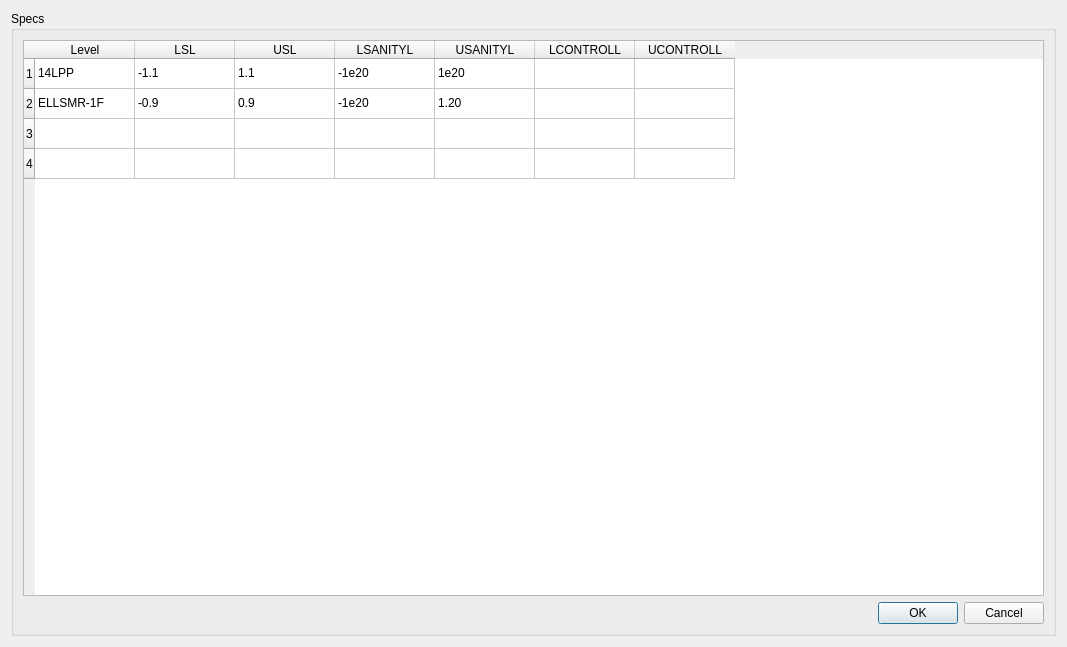
<?xml version="1.0" encoding="UTF-8"?>
<ui version="4.0">
 <class>SpecificationEditorForm</class>
 <widget class="QWidget" name="SpecificationEditorForm">
  <property name="geometry">
   <rect>
    <x>0</x>
    <y>0</y>
    <width>1067</width>
    <height>647</height>
   </rect>
  </property>
  <property name="windowTitle">
   <string>Form</string>
  </property>
  <layout class="QGridLayout" name="gridLayout">
   <item row="0" column="0">
    <widget class="QGroupBox" name="groupBox_2">
     <property name="title">
      <string>Specs</string>
     </property>
     <layout class="QGridLayout" name="gridLayout_3">
      <item row="0" column="0">
       <widget class="QTableWidget" name="tableWidget">
        <row>
         <property name="text">
          <string>1</string>
         </property>
        </row>
        <row>
         <property name="text">
          <string>2</string>
         </property>
        </row>
        <row>
         <property name="text">
          <string>3</string>
         </property>
        </row>
        <row>
         <property name="text">
          <string>4</string>
         </property>
        </row>
        <column>
         <property name="text">
          <string>Level</string>
         </property>
        </column>
        <column>
         <property name="text">
          <string>LSL</string>
         </property>
        </column>
        <column>
         <property name="text">
          <string>USL</string>
         </property>
        </column>
        <column>
         <property name="text">
          <string>LSANITYL</string>
         </property>
        </column>
        <column>
         <property name="text">
          <string>USANITYL</string>
         </property>
        </column>
        <column>
         <property name="text">
          <string>LCONTROLL</string>
         </property>
        </column>
        <column>
         <property name="text">
          <string>UCONTROLL</string>
         </property>
        </column>
        <item row="0" column="0">
         <property name="text">
          <string>14LPP</string>
         </property>
        </item>
        <item row="0" column="1">
         <property name="text">
          <string>-1.1</string>
         </property>
        </item>
        <item row="0" column="2">
         <property name="text">
          <string>1.1</string>
         </property>
        </item>
        <item row="0" column="3">
         <property name="text">
          <string>-1e20</string>
         </property>
        </item>
        <item row="0" column="4">
         <property name="text">
          <string>1e20</string>
         </property>
        </item>
        <item row="1" column="0">
         <property name="text">
          <string>ELLSMR-1F</string>
         </property>
        </item>
        <item row="1" column="1">
         <property name="text">
          <string>-0.9</string>
         </property>
        </item>
        <item row="1" column="2">
         <property name="text">
          <string>0.9</string>
         </property>
        </item>
        <item row="1" column="3">
         <property name="text">
          <string>-1e20</string>
         </property>
        </item>
        <item row="1" column="4">
         <property name="text">
          <string>1.20</string>
         </property>
        </item>
       </widget>
      </item>
      <item row="1" column="0">
       <widget class="QDialogButtonBox" name="buttonBox">
        <property name="orientation">
         <enum>Qt::Horizontal</enum>
        </property>
        <property name="standardButtons">
         <set>QDialogButtonBox::Cancel|QDialogButtonBox::Ok</set>
        </property>
       </widget>
      </item>
     </layout>
    </widget>
   </item>
  </layout>
 </widget>
 <resources/>
 <connections/>
</ui>
